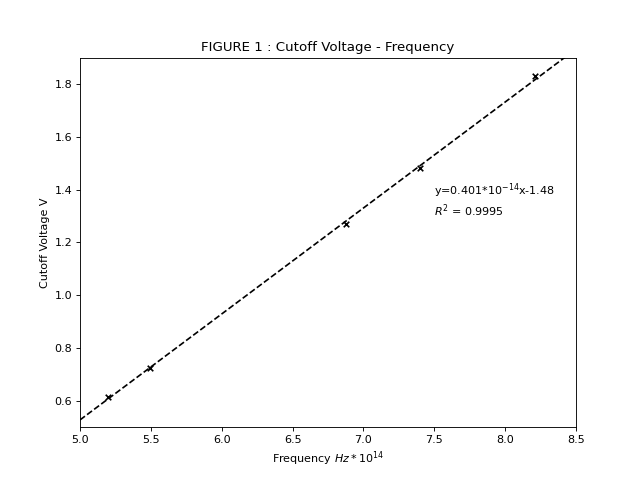

This figure's Python source:
import matplotlib.pyplot as plt
import numpy as np
import pandas as pd
from sklearn.linear_model import  LinearRegression
from sklearn.metrics import r2_score

c = 2.99792458 # *10**8
e = 1.602 # *10**-19
h0 = 0.6626 # *10**-35
wave = pd.DataFrame([365,405,436,546,577],dtype='float')

f = c/wave*10**3

print(f)

u1 = [-1.830,-1.484,-1.268,-0.728,-0.622]
u2 = [-1.833,-1.482,-1.272,-0.718,-0.614]
u3 = [-1.833,-1.477,-1.266,-0.723,-0.611]

U = pd.DataFrame([u1,u2,u3],dtype='float',index=['u1','u2','u3'])

mean_U = pd.DataFrame(abs(U.mean(axis=0)))

print(mean_U)

pic=plt.figure(figsize=(8,6),dpi=80)

plt.scatter(f,mean_U,c='k',s=25,marker='x')
plt.xlim(5,8.5)
plt.ylim(0.5,1.9)
# plt.xticks([1,2,3,4,5])
# plt.xticks(np.arange(24,88,16))
plt.xlabel('Frequency $Hz * 10^{14} $')
plt.ylabel('Cutoff Voltage V')

line=LinearRegression()
line.fit(f,mean_U)
alpha=line.intercept_[0] #截距
beta=line.coef_[0][0]   #斜率
x=np.linspace(5,8.5,2)
y=alpha+beta*x

print('斜率：', beta)
print('截距: ', alpha)

x_test=f
y_pre=alpha+beta*x_test
y_real=mean_U
print('线性回归模型的R^2=' , r2_score(y_pre,y_real))

plt.plot(x,y,'k--')
plt.text(x=7.5,y=1.3,s='y={0:.3}'.format(beta)+'*$10^{-14}$'+'x{0:.3}\n$R^2$ = {1:.4}'.format(alpha,r2_score(y_pre,y_real))) #在任意位置显示文本

h = beta*e

E = abs(h-h0)/h0
print('h =',h)
print('E =',E)

plt.title("FIGURE 1 : Cutoff Voltage - Frequency")
plt.savefig(r"D:\\python\\Python_workspace\\physics\\9-1.png")
plt.show()




